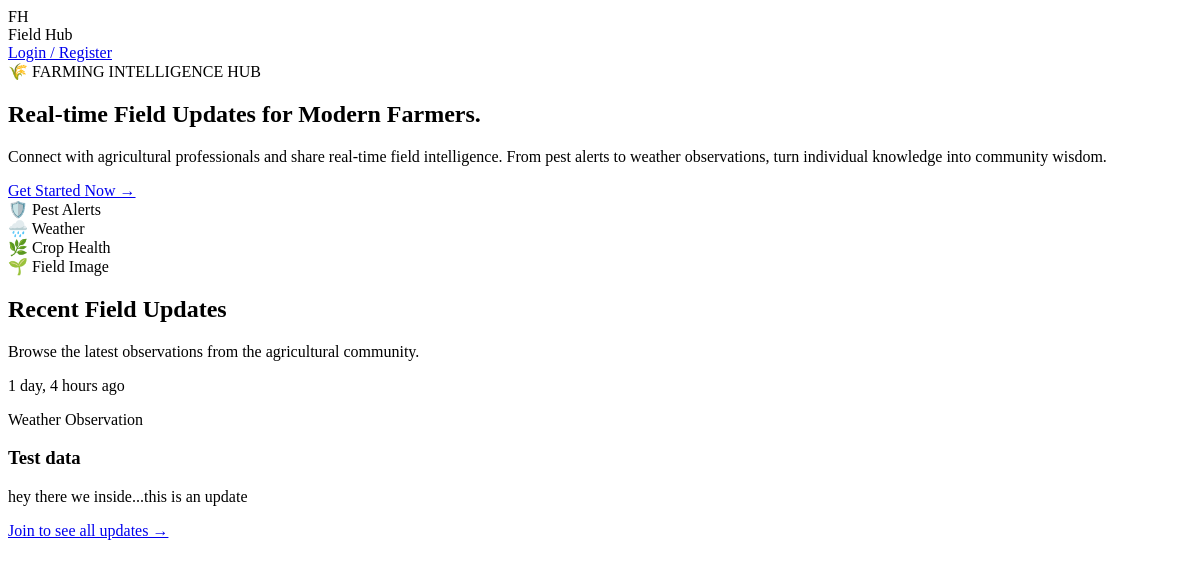
/, run on an earlier commit of the app's database.
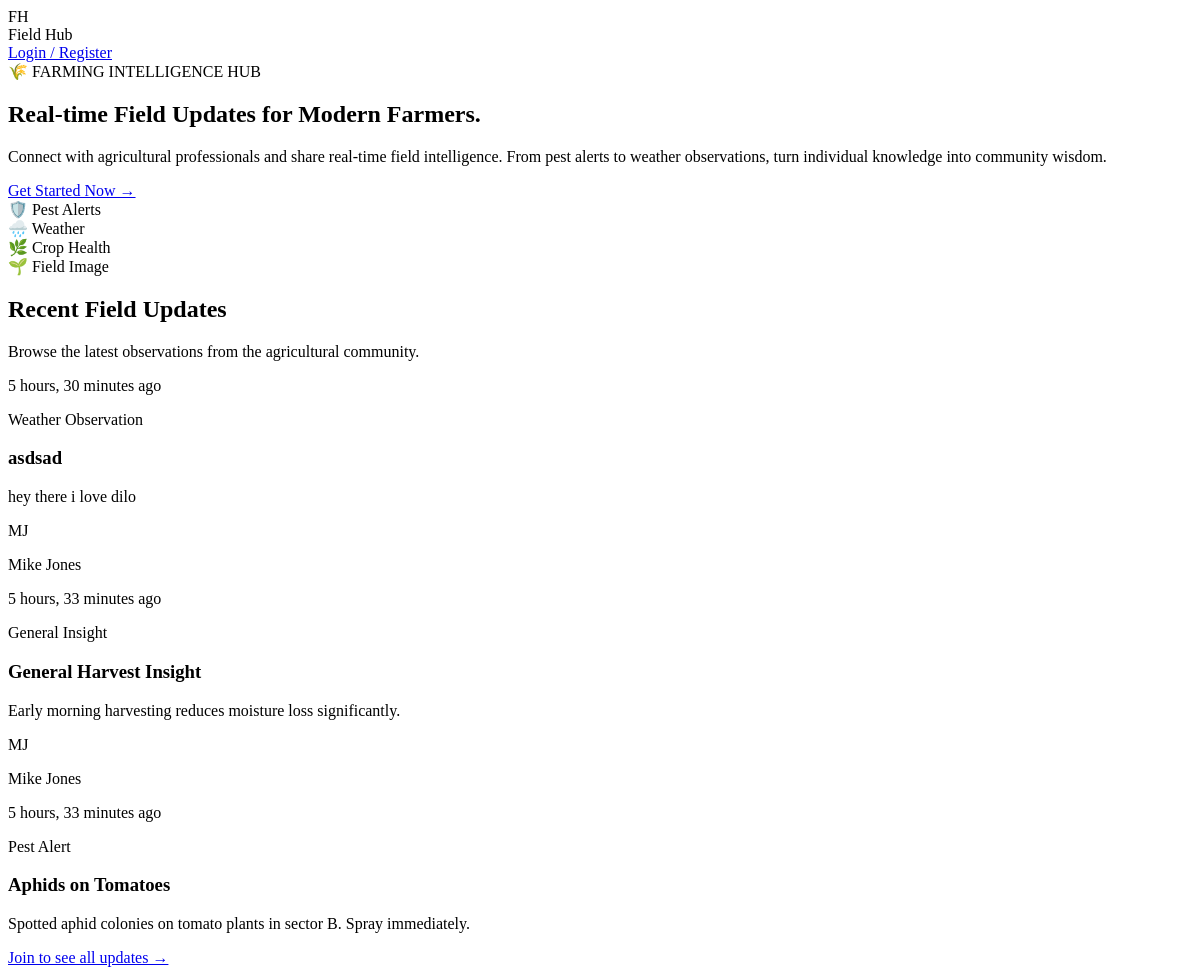
And on a later commit of the database.
### core/models.py (models this page shows, shortened)
class FieldUpdate(models.Model):
    CATEGORY_CHOICES = [
        ('pest_alert', 'Pest Alert'),
        ('weather', 'Weather Observation'),
        ('crop_condition', 'Crop Condition'),
        ('fertilizer', 'Fertilizer Tip'),
        ('general', 'General Insight'),
    ]
    author = models.ForeignKey(
        User,
        on_delete=models.CASCADE,
        related_name='field_updates'
    )
    title = models.CharField(max_length=200)
    message = models.TextField()
    category = models.CharField(
        max_length=20,
        choices=CATEGORY_CHOICES
    )
    created_at = models.DateTimeField(auto_now_add=True)

### core/views.py (the view)
# urls.py: path('', views.landing, name='landing'),
def landing(request):
    if request.user.is_authenticated:
        return redirect('feed')
    posts = FieldUpdate.objects.all().order_by('-created_at')[:3]
    return render(request, 'landing.html', {'posts': posts})

### core/templates/landing.html (shortened to what this page needs)
{% extends 'base_auth.html' %}
{% block content %}
<nav class="sticky top-0 z-50 bg-white/50 backdrop-blur-md border-b border-gray-200 px-8 py-4">
  <div class="max-w-6xl mx-auto flex items-center justify-between">
    <div class="flex items-center gap-2">
      <div class="w-8 h-8 bg-green-500 rounded-lg flex items-center justify-center text-white font-bold text-sm">FH</div>
      <span class="font-bold text-gray-800">Field <span class="text-green-600">Hub</span></span>
    </div>
    <a href="{% url 'login' %}" class="px-5 py-2 bg-green-600 hover:bg-green-500 text-white text-sm font-semibold rounded-lg transition">
      Login / Register
    </a>
  </div>
</nav>
<section class="max-w-6xl mx-auto px-8 py-16 flex items-center gap-12">
  <div class="flex-1">
    <span class="inline-flex items-center gap-2 text-xs font-semibold text-green-700 bg-green-50 border border-green-200 px-3 py-1 rounded-full mb-6">
      🌾 FARMING INTELLIGENCE HUB
    </span>
    <h1 class="text-5xl font-black text-gray-900 leading-tight mb-4">
      Real-time <span class="text-green-600 italic">Field Updates</span> for Modern Farmers.
    </h1>
    <p class="text-gray-500 text-lg mb-8">
      Connect with agricultural professionals and share real-time field intelligence. From pest alerts to weather observations, turn individual knowledge into community wisdom.
    </p>
    <a href="{% url 'register' %}" class="inline-flex items-center gap-2 bg-green-600 hover:bg-green-500 text-white font-semibold px-6 py-3 rounded-lg transition">
      Get Started Now →
    </a>
    <div class="flex gap-8 mt-10">
      <div class="flex items-center gap-2 text-sm text-gray-600">🛡️ <span>Pest Alerts</span></div>
      <div class="flex items-center gap-2 text-sm text-gray-600">🌧️ <span>Weather</span></div>
      <div class="flex items-center gap-2 text-sm text-gray-600">🌿 <span>Crop Health</span></div>
    </div>
  </div>
  <div class="flex-1 hidden md:block">
    <div class="w-full h-96 bg-green-100 rounded-2xl flex items-center justify-center text-green-400 text-lg">
      🌱 Field Image
    </div>
  </div>
</section>
<section class="max-w-6xl mx-auto px-8 pb-16">
  <div class="text-center mb-6">
    <h2 class="text-2xl font-bold text-gray-800 mb-2">Recent Field Updates</h2>
    <p class="text-gray-500 text-sm">Browse the latest observations from the agricultural community.</p>
  </div>
  <div class="flex flex-col gap-4 max-w-2xl mx-auto">
    {% for post in posts %}
    <div class="bg-white border border-gray-200 rounded-xl p-5 shadow-sm">
      <div class="flex items-center justify-between mb-3">
        <div class="flex items-center gap-2">
          <div class="w-8 h-8 bg-green-600 rounded-full flex items-center justify-center text-white text-xs font-bold">
            {{ post.author.first_name|first|upper }}{{ post.author.last_name|first|upper }}
          </div>
          <div>
            <p class="text-sm font-semibold text-gray-800">{{ post.author.get_full_name }}</p>
            <p class="text-xs text-gray-400">{{ post.created_at|timesince }} ago</p>
          </div>
        </div>
        <span class="text-xs px-2 py-1 rounded-full bg-green-50 text-green-700 border border-green-200">
          {{ post.get_category_display }}
        </span>
      </div>
      <h3 class="font-bold text-green-700 mb-2">{{ post.title }}</h3>
      <p class="text-sm text-gray-500">{{ post.message }}</p>
    </div>
    {% endfor %}
  </div>
  <div class="text-center mt-8">
    <a href="{% url 'register' %}" class="inline-flex items-center gap-2 bg-green-600 hover:bg-green-500 text-white font-semibold px-6 py-3 rounded-lg transition text-sm">
      Join to see all updates →
    </a>
  </div>
</section>
{% endblock %}

What changed in the data, as far as the page shows it:
removed FieldUpdate: created_at "1 day, 4 hours", category "Weather Observation", title "Test data", message "hey there we inside...this is an update"
added FieldUpdate: created_at "5 hours, 30 minutes", category "Weather Observation", title "asdsad", message "hey there i love dilo"
added FieldUpdate: author.first_name|first "M", author.last_name|first "J", author.get_full_name "Mike Jones", created_at "5 hours, 33 minutes", category "General Insight", title "General Harvest Insight", message "Early morning harvesting reduces moisture loss significantly."
added FieldUpdate: author.first_name|first "M", author.last_name|first "J", author.get_full_name "Mike Jones", created_at "5 hours, 33 minutes", category "Pest Alert", title "Aphids on Tomatoes", message "Spotted aphid colonies on tomato plants in sector B. Spray immediately."
